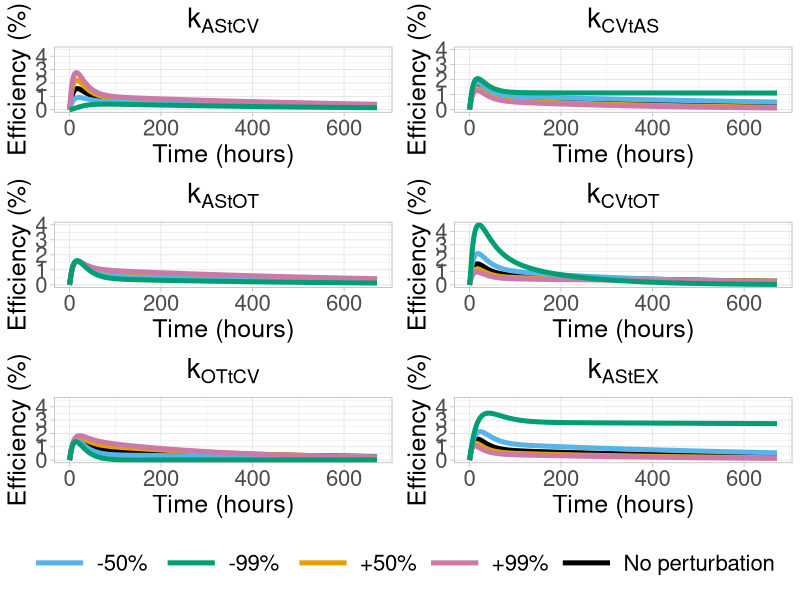

Write the R code that produced this figure.
# Working directory

setwd("C:/Users/ptsir/Desktop/projects/Papers/Nanoparticle_delivery_application")


# *** metrics ***

# The metric used for the optimization
mse_custom <- function(observed, predicted){
  mean((observed - predicted)^2)
}

mape <- function(observed, predicted){
  mean(abs(observed-predicted)*100/observed)
}

rmse <- function(observed, predicted){
  sqrt(mean((observed-predicted)^2)) 
}

AAFE <- function(observations, predictions, times=NULL){
  y_obs <- unlist(observations)
  y_pred <- unlist(predictions)
  # Total number of observations
  N<- length(y_obs)
  log_ratio <- rep(NA, N) 
  for ( i in 1:N){
    log_ratio[i] <- abs(log((y_pred[i]/y_obs[i]), base = 10))
  }
  aafe <- 10^(sum(log_ratio)/N) 
  return(aafe)
}

SODI <- function(observed, predicted, comp.names =NULL){
  # Check if the user provided the correct input format
  if (!is.list(observed) || !is.list(predicted)){
    stop(" The observations and predictions must be lists")
  }
  # Check if the user provided equal length lists
  if (length(observed) != length(predicted)){
    stop(" The observations and predictions must have the same compartments")
  }
  Ncomp <- length(observed) # Number of compartments
  I <- rep(NA, Ncomp) # Compartment discrepancy index
  N_obs <- rep(NA, Ncomp) #Number of observations per compartment
  #loop over the compartments
  for (i in 1:Ncomp){
    Et <- 0 #relative error with observations
    St <- 0  #relative error with simulations
    N <- length(observed[[i]]) # number of observations for compartment i
    # Check if observations and predictions have equal length
    if(N != length(predicted[[i]])){
      stop(paste0("Compartment ",i," had different length in the observations and predictions"))
    }
    N_obs[i] <- N # populate the N_obs vector
    for (j in 1:N){
      # sum of relative squared errors (error = observed - predicted)
      Et <- Et + ( abs(observed[[i]][j] - predicted[[i]][j])  / observed[[i]][j] )  ^2
      St <- St + ( abs(observed[[i]][j] - predicted[[i]][j])  / predicted[[i]][j] )  ^2
    }
    
    # root mean of the square of observed values
    RMEt <- sqrt(Et/N)
    # root mean of the square of simulated values
    RMSt <- sqrt( St/N)
    
    I[i] <- (RMEt + RMSt)/2
  }
  # Total number of observations
  Ntot <- sum(N_obs)
  # Initialise the consolidated discrepancy index
  Ic <-0
  for (i in 1:Ncomp){
    # Give weight to compartments with more observations (more information)
    Ic <- Ic +  I[i]* N_obs[i]/Ntot
  }
  # Name the list of compartment discrepancy indices
  if ( !is.null(comp.names)){
    names(I) <- comp.names
  }else if (!is.null(names(observed))){
    names(I) <- names(observed)
  } else if (!is.null(names(predicted)) && is.null(comp.names) ){
    names(I) <- names(predicted)
  }
  return(Ic)
  #return(list(Total_index = Ic, Compartment_index= I))
}



#===============================================
#2. Function to create initial values for ODEs 
#===============================================

create.inits <- function( dose){
  NP_AS<-dose; NP_CV<-0;NP_CI <- 0; NP_OT <- 0; NP_EX = 0
  
  return(c( "NP_AS" = NP_AS, "NP_CV"=NP_CV,"NP_CI" = NP_CI,
            "NP_OT"=NP_OT,  "NP_EX" = NP_EX))
}
#==============
#3. ODEs System
#==============
Rat_model <- function(time, inits, params){
  with(as.list(c(inits, params)),{
    # Description:
    # k_AStCV: Administrtion Site to target Cell Vicinity
    # k_CVtAS: Cell Vicinity to  Administration Site
    # k_CVtCI: Cell Vicinity to  Cell Interior
    # k_AStOT: Administration Site to Off-Target Sites
    # k_OTtAS: Off-Target sites to Administration Site
    # k_CItCV: Cell Interior to Cell Vicinity
    # k_CVtOT: Cell Vicinity to Off-Target sites
    # k_OTtCV: Off-Target sites to Cell Vicinity
    # k_AStEX: Administration site to Excreta
    # k_OTtEX: Off-Target sites to Excreta
    
    # NP_AS: nanoparticles in Administration Site
    # NP_CV: nanoparticles in target Cell Vicinity
    # NP_CI: nanoparticles in target Cell Interior
    # NP_OT: nanoparticles in Off-Target sites
    # NP_EX: nanoparticles in excreta
    
    # Units:
    # k_TTC, k_C, k_ITC, k_ATC ---> 1/h
    # NP_AS, NP_CV, NP_CI, NP_OT ---> 1/
    
    k_CVtCI <- 0.400#Dubaj et al. 2022
    k_CItCV <- 0.0598  #Dubaj et al. 2022
    
    
    dNP_AS <-  -k_AStCV*NP_AS + k_CVtAS*NP_CV - k_AStOT*NP_AS + k_OTtAS*NP_OT-k_AStEX* NP_AS 
    dNP_CV <-  k_AStCV*NP_AS - k_CVtAS*NP_CV- k_CVtCI*NP_CV + k_CItCV*NP_CI -
      k_CVtOT*NP_CV + k_OTtCV*NP_OT
    dNP_CI <-  k_CVtCI*NP_CV - k_CItCV*NP_CI
    dNP_OT <-  k_AStOT*NP_AS -  k_OTtAS*NP_OT+ k_CVtOT*NP_CV -  k_OTtCV*NP_OT- k_OTtEX * NP_OT
    dNP_EX <- k_AStEX* NP_AS +  k_OTtEX * NP_OT
    
    NP_tot <- NP_AS + NP_CV + NP_OT + NP_CI+ NP_EX
    
    efficiency <- 100*NP_CI/NP_tot
    
    return(list(c("dNP_AS" = dNP_AS,   "dNP_CV" = dNP_CV,
                  "dNP_CI" = dNP_CI, "dNP_OT" = dNP_OT, "dNP_EX" = dNP_EX), 
                "efficiency" = efficiency))
  })
}


# Function for estimating perturbations of response based on changes in size
perturbations <- function(param_index, dose =  160.3){
  parms <- c("k_AStCV" = 0.01783763, "k_CVtAS" = 0.5687722, "k_AStOT" =  0.01587592 , 
             "k_OTtAS" =0, "k_CVtOT" =  1.532472, "k_OTtCV"=   0.008731313,
             "k_AStEX" =   0.07578454, 
             "k_OTtEX" =  0)
  #Store perturbed params in an appropriate vector 
  perturbed_params <- parms
  inits <<- create.inits(unname(dose))
  changes <- c(1, 1.5, 1.99 , 0.5, 0.01) #fold change\
  sol_times <- seq(0,28*24, 1 )
  #initialise result to store ODE solutions
  result <- data.frame(time = sol_times, baseline = rep(NA, length(sol_times)),
                       plus50 = rep(NA, length(sol_times)),  plus99= rep(NA, length(sol_times)),
                       minus50  = rep(NA, length(sol_times)), minus99 = rep(NA, length(sol_times)))
  for (i in 1:5){
  #change the selected parameter
  perturbed_params[param_index] <- parms[param_index]*changes[i]
  
  result[i+1] <- data.frame(deSolve::ode(times = sol_times,  func = Rat_model,
                                      y = inits, parms = perturbed_params, method="lsodes",
                                      rtol = 1e-7, atol = 1e-7))$efficiency
  }
  return(result)
}
##############################################################################
################################################################################
# Load the data for PFAS concentration
data_concentration <- t(openxlsx::read.xlsx ('PEG-AU-NPs.xlsx', 
                                             sheet = "Kozics_concentration", 
                                             colNames = TRUE, rowNames = TRUE))
data_mass <- t(openxlsx::read.xlsx ('PEG-AU-NPs.xlsx', 
                                    sheet = "Kozics_mass", 
                                    colNames = TRUE, rowNames = TRUE)[1:5,])


dose_per_weight <- 0.7 #mg/kg
dose <- dose_per_weight*229

df_k_AStCV <- perturbations(param_index = 1)
df_k_CVtAS <- perturbations(param_index = 2)
df_k_AStOT <- perturbations(param_index = 3)
df_k_OTtAS <- perturbations(param_index = 4)
df_k_CVtOT <- perturbations(param_index = 5)
df_k_OTtCV <- perturbations(param_index = 6)
df_k_AStEX <- perturbations(param_index = 7)
df_k_OTtEX <- perturbations(param_index = 8)

cls <- c("+50%" = "#E69F00", "-50%" = "#56B4E9",
         "No perturbation" ="#000000", "-99%" = "#009E73", "+99%" ="#CC79A7")
library(ggplot2)
# Lungs plot
p1 <- ggplot()+
  geom_line(data = df_k_AStCV, aes(x=time, y= baseline, color = "No perturbation" ), size=1.7)+
  geom_line(data = df_k_AStCV, aes(x=time, y= plus50, color = "+50%" ), size=1.7)+
  geom_line(data = df_k_AStCV, aes(x=time, y= minus50, color = "-50%" ), size=1.7)+
  geom_line(data = df_k_AStCV, aes(x=time, y= plus99, color = "+99%" ), size=1.7)+
  geom_line(data = df_k_AStCV, aes(x=time, y= minus99, color = "-99%" ), size=1.7)+
  labs(title =  expression("k"[AStCV]), y = "Efficiency (%)", x = "Time (hours)")+
  ylim(0, 4.5)+
  scale_color_manual("",values = cls)+
  theme_light() + 
  theme(plot.title = element_text(hjust = 0.5,size=20), 
        axis.title.y =element_text(hjust = 0.5,size=18),
        axis.text.y=element_text(size=16),
        axis.title.x =element_text(hjust = 0.5,size=18),
        axis.text.x=element_text(size=16),
        legend.title=element_text(hjust = 0.5,size=18), 
        legend.text=element_text(size=16),
        legend.key.size = unit(1.5, 'cm'))

p2 <- ggplot()+
  geom_line(data = df_k_CVtAS, aes(x=time, y= baseline, color = "No perturbation" ), size=1.7)+
  geom_line(data = df_k_CVtAS, aes(x=time, y= plus50, color = "+50%" ), size=1.7)+
  geom_line(data = df_k_CVtAS, aes(x=time, y= minus50, color = "-50%" ), size=1.7)+
  geom_line(data = df_k_CVtAS, aes(x=time, y= plus99, color = "+99%" ), size=1.7)+
  geom_line(data = df_k_CVtAS, aes(x=time, y= minus99, color = "-99%" ), size=1.7)+
  ylim(0,4)+
  labs(title = expression("k"[CVtAS]), y = "Efficiency (%)", x = "Time (hours)")+
  scale_color_manual("",values = cls)+
  theme_light() + 
  theme(plot.title = element_text(hjust = 0.5,size=20), 
        axis.title.y =element_text(hjust = 0.5,size=18),
        axis.text.y=element_text(size=16),
        axis.title.x =element_text(hjust = 0.5,size=18),
        axis.text.x=element_text(size=16),
        legend.title=element_text(hjust = 0.5,size=18), 
        legend.text=element_text(size=16),
        legend.key.size = unit(1.5, 'cm'))

p3 <- ggplot()+
  geom_line(data = df_k_AStOT, aes(x=time, y= baseline, color = "No perturbation" ), size=1.7)+
  geom_line(data = df_k_AStOT, aes(x=time, y= plus50, color = "+50%" ), size=1.7)+
  geom_line(data = df_k_AStOT, aes(x=time, y= minus50, color = "-50%" ), size=1.7)+
  geom_line(data = df_k_AStOT, aes(x=time, y= plus99, color = "+99%" ), size=1.7)+
  geom_line(data = df_k_AStOT, aes(x=time, y= minus99, color = "-99%" ), size=1.7)+
  ylim(0,4)+
  labs(title = expression("k"[AStOT]), y = "Efficiency (%)", x = "Time (hours)")+
  scale_color_manual("",values = cls)+
  theme_light() + 
  theme(plot.title = element_text(hjust = 0.5,size=20), 
        axis.title.y =element_text(hjust = 0.5,size=18),
        axis.text.y=element_text(size=16),
        axis.title.x =element_text(hjust = 0.5,size=18),
        axis.text.x=element_text(size=16),
        legend.title=element_text(hjust = 0.5,size=18), 
        legend.text=element_text(size=16),
        legend.key.size = unit(1.5, 'cm'))


p4 <- ggplot()+
  geom_line(data = df_k_OTtAS, aes(x=time, y= baseline, color = "No perturbation" ), size=1.7)+
  geom_line(data = df_k_OTtAS, aes(x=time, y= plus50, color = "+50%" ), size=1.7)+
  geom_line(data = df_k_OTtAS, aes(x=time, y= minus50, color = "-50%" ), size=1.7)+
  geom_line(data = df_k_OTtAS, aes(x=time, y= plus99, color = "+99%" ), size=1.7)+
  geom_line(data = df_k_OTtAS, aes(x=time, y= minus99, color = "-99%" ), size=1.7)+
  ylim(0, 4.5)+
  labs(title = expression("k"[OTtAS]), y = "Efficiency (%)", x = "Time (hours)")+
  scale_color_manual("",values = cls)+
  theme_light() + 
  theme(plot.title = element_text(hjust = 0.5,size=20), 
        axis.title.y =element_text(hjust = 0.5,size=18),
        axis.text.y=element_text(size=16),
        axis.title.x =element_text(hjust = 0.5,size=18),
        axis.text.x=element_text(size=16),
        legend.title=element_text(hjust = 0.5,size=18), 
        legend.text=element_text(size=16),
        legend.key.size = unit(1.5, 'cm'))

p5 <- ggplot()+
  geom_line(data = df_k_CVtOT, aes(x=time, y= baseline, color = "No perturbation" ), size=1.7)+
  geom_line(data = df_k_CVtOT, aes(x=time, y= plus50, color = "+50%" ), size=1.7)+
  geom_line(data = df_k_CVtOT, aes(x=time, y= minus50, color = "-50%" ), size=1.7)+
  geom_line(data = df_k_CVtOT, aes(x=time, y= plus99, color = "+99%" ), size=1.7)+
  geom_line(data = df_k_CVtOT, aes(x=time, y= minus99, color = "-99%" ), size=1.7)+
  ylim(0, 4.5)+
  labs(title = expression("k"[CVtOT]), y = "Efficiency (%)", x = "Time (hours)")+
  scale_color_manual("",values = cls)+
  theme_light() + 
  theme(plot.title = element_text(hjust = 0.5,size=20), 
        axis.title.y =element_text(hjust = 0.5,size=18),
        axis.text.y=element_text(size=16),
        axis.title.x =element_text(hjust = 0.5,size=18),
        axis.text.x=element_text(size=16),
        legend.title=element_text(hjust = 0.5,size=18), 
        legend.text=element_text(size=16),
        legend.key.size = unit(1.5, 'cm'))

p6 <- ggplot()+
  geom_line(data = df_k_OTtCV, aes(x=time, y= baseline, color = "No perturbation" ), size=1.7)+
  geom_line(data = df_k_OTtCV, aes(x=time, y= plus50, color = "+50%" ), size=1.7)+
  geom_line(data = df_k_OTtCV, aes(x=time, y= minus50, color = "-50%" ), size=1.7)+
  geom_line(data = df_k_OTtCV, aes(x=time, y= plus99, color = "+99%" ), size=1.7)+
  geom_line(data = df_k_OTtCV, aes(x=time, y= minus99, color = "-99%" ), size=1.7)+
  ylim(0, 4.5)+
  labs(title = expression("k"[OTtCV]), y = "Efficiency (%)", x = "Time (hours)")+
  scale_color_manual("",values = cls)+
  theme_light() + 
  theme(plot.title = element_text(hjust = 0.5,size=20), 
        axis.title.y =element_text(hjust = 0.5,size=18),
        axis.text.y=element_text(size=16),
        axis.title.x =element_text(hjust = 0.5,size=18),
        axis.text.x=element_text(size=16),
        legend.title=element_text(hjust = 0.5,size=18), 
        legend.text=element_text(size=16),
        legend.key.size = unit(1.5, 'cm'))

p7 <- ggplot()+
  geom_line(data = df_k_AStEX, aes(x=time, y= baseline, color = "No perturbation" ), size=1.7)+
  geom_line(data = df_k_AStEX, aes(x=time, y= plus50, color = "+50%" ), size=1.7)+
  geom_line(data = df_k_AStEX, aes(x=time, y= minus50, color = "-50%" ), size=1.7)+
  geom_line(data = df_k_AStEX, aes(x=time, y= plus99, color = "+99%" ), size=1.7)+
  geom_line(data = df_k_AStEX, aes(x=time, y= minus99, color = "-99%" ), size=1.7)+
  ylim(0, 4.5)+
  labs(title = expression("k"[AStEX]), y = "Efficiency (%)", x = "Time (hours)")+
  scale_color_manual("",values = cls)+
  theme_light() + 
  theme(plot.title = element_text(hjust = 0.5,size=20), 
        axis.title.y =element_text(hjust = 0.5,size=18),
        axis.text.y=element_text(size=16),
        axis.title.x =element_text(hjust = 0.5,size=18),
        axis.text.x=element_text(size=16),
        legend.title=element_text(hjust = 0.5,size=18), 
        legend.text=element_text(size=16),
        legend.key.size = unit(1.5, 'cm'))

p8 <- ggplot()+
  geom_line(data = df_k_OTtEX, aes(x=time, y= baseline, color = "No perturbation"  ), size=1.7)+
  geom_line(data = df_k_OTtEX, aes(x=time, y= plus50, color = "+50%" ), size=1.7)+
  geom_line(data = df_k_OTtEX, aes(x=time, y= minus50, color = "-50%" ), size=1.7)+
  geom_line(data = df_k_OTtEX, aes(x=time, y= plus99, color = "+99%" ), size=1.7)+
  geom_line(data = df_k_OTtEX, aes(x=time, y= minus99, color = "-99%" ), size=1.7)+
  ylim(0, 4.5)+
  labs(title = expression("k"[OTtEX]), y = "Efficiency (%)", x = "Time (hours)")+
  scale_color_manual("",values = cls)+
  theme_light() + 
  theme(plot.title = element_text(hjust = 0.5,size=20), 
        axis.title.y =element_text(hjust = 0.5,size=18),
        axis.text.y=element_text(size=16),
        axis.title.x =element_text(hjust = 0.5,size=18),
        axis.text.x=element_text(size=16),
        legend.title=element_text(hjust = 0.5,size=18), 
        legend.text=element_text(size=16),
        legend.key.size = unit(1.5, 'cm'))

final_plot<-ggpubr::ggarrange(p1,p2, p3, p5, p6, p7, ncol=2, nrow=3, 
                              common.legend = TRUE, legend="bottom")
plot.margin=unit(c(0,0,0,0), "pt")

# Save the plot with dynamically adjusted dimensions
ggsave("efficiency.png", plot = final_plot,
       device = 'png', dpi = 300,
       width = 13,
       height = 10,
       units = "in")
dev.off()
